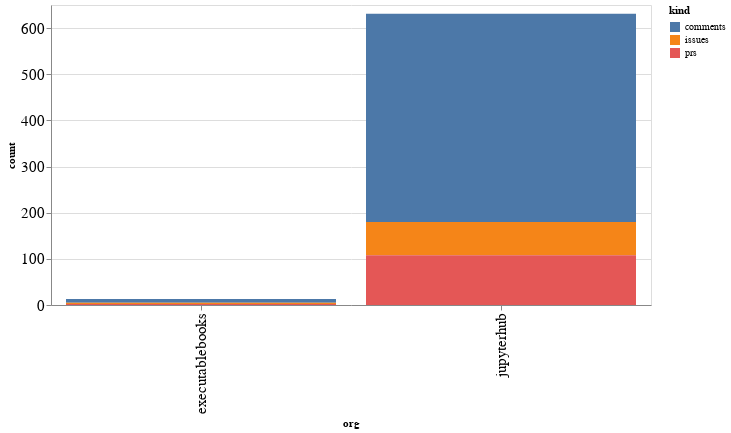

The cell this chart's notebook holds for it:
### Code cell
alt.Chart(org_summaries, width=600).mark_bar().encode(
    x='org',
    y='count',
    color='kind',
    tooltip="org"
)

### Figure 1 — Vega-Lite specification as saved in the notebook (floating-point values rounded to 4 significant figures)
{"config": {"axisLeft": {"labelFontSize": 15}, "axisBottom": {"labelFontSize": 15}}, "data": {"name": "data-b9a484bf506570f995e87a44f727ceac"}, "mark": "bar", "encoding": {"color": {"type": "nominal", "field": "kind"}, "tooltip": {"type": "nominal", "field": "org"}, "x": {"type": "nominal", "field": "org"}, "y": {"type": "quantitative", "field": "count"}}, "width": 600, "$schema": "https://vega.github.io/schema/vega-lite/v4.8.1.json", "datasets": {"data-b9a484bf506570f995e87a44f727ceac": [{"org": "executablebooks", "kind": "comments", "count": 8}, {"org": "executablebooks", "kind": "issues", "count": 3}, {"org": "executablebooks", "kind": "prs", "count": 2}, {"org": "jupyterhub", "kind": "comments", "count": 451}, {"org": "jupyterhub", "kind": "issues", "count": 72}, {"org": "jupyterhub", "kind": "prs", "count": 108}]}}
